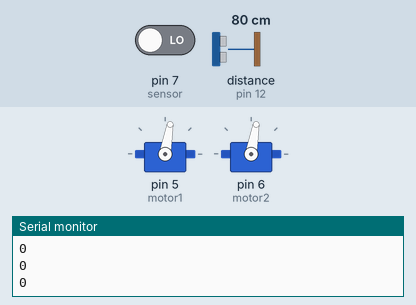
The sketch below on a simulated Arduino Uno, built with avr-gcc and run on an emulated ATmega328P. Parts: 2 × servo, the last lines printed to the serial monitor. The inputs (shaded band) are chosen by the test bench; at power-on: pin 7 (sensor) LOW, distance to the obstacle (sensor on pin 12) 80 cm.

Above: at 1.2 s.
1.3 s: pin 7 (sensor) driven HIGH
At 2.6 s:
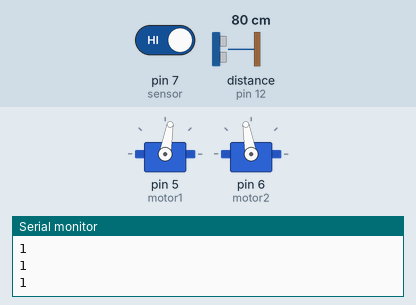
2.9 s: pin 7 (sensor) driven LOW
At 3.8 s:
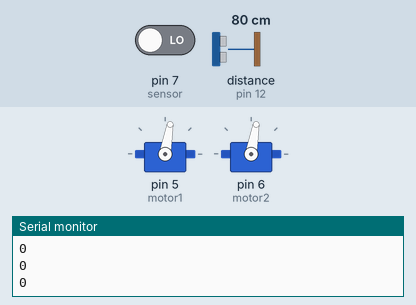
Timing chart, 0 to 5.9 s (numbered marks = the images above; inputs shaded):
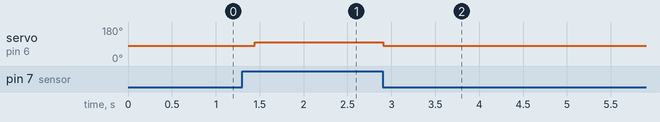

The sketch:

erilha.ino
```cpp
#include <Ultrasonic.h>
#include<Servo.h>

Servo motor1;
Servo motor2;
int   sensor=7;
int valorSensor;
Ultrasonic ultrasonic(11,12);
float cmMsec;
long microsec;

void setup(){
  motor1.attach(5);
  motor2.attach(6);
  pinMode(sensor,INPUT);

  Serial.begin(9600);
  }

void loop(){
  valorSensor = digitalRead(sensor);
  microsec = ultrasonic.timing();
  cmMsec = ultrasonic.convert(microsec,Ultrasonic::CM);

  Serial.println(valorSensor);
  if(valorSensor==HIGH){
    motor1.write(80);
    motor2.write(100);

  }else{
    motor1.write(80);
    motor2.write(80);
    delay(200);
  }
}
```

Measured:
- after the input at 1.3 s, servo on pin 6 (motor2): 80° → 100° after 0.14 s
- after the input at 2.9 s, servo on pin 6 (motor2): 100° → 80° at once
